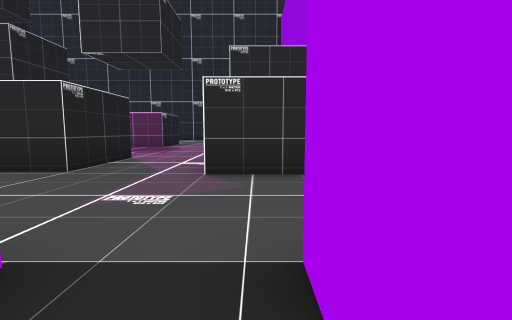
View 1 (above)

23 first-person views from a walk through a scene from a Unity 3-D project. The camera is 1.4 m above the floor, tilts 6° down and sees 85° across. The floor is counted in squares, 2 m on a side. Each view is taken from the middle of a square. On the plan, view 1 faces up. The plan holds only what a view shows up to about 9 squares ahead; the rest is blank. The place goes on beyond the plan. Some animated figures are not drawn. Door leaves are left out, so doorways stand open.

View 2
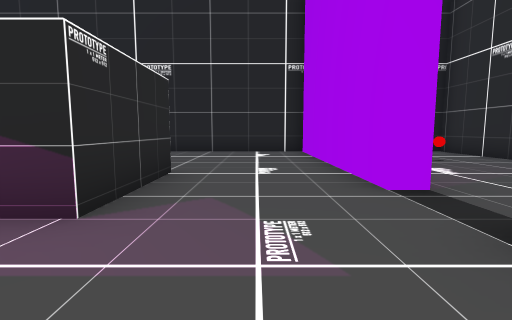

View 3
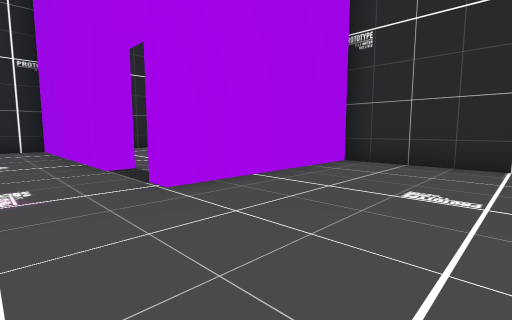

View 4
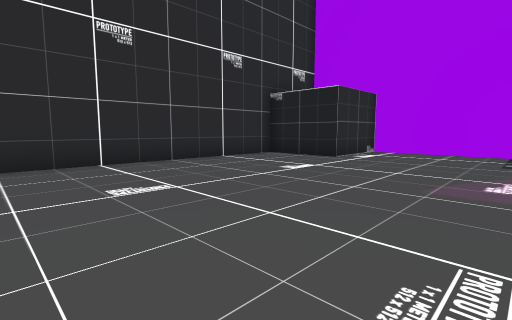

View 5
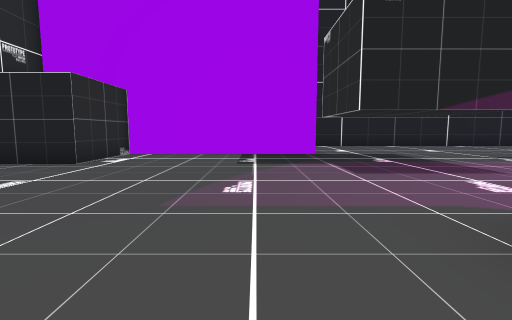

View 6
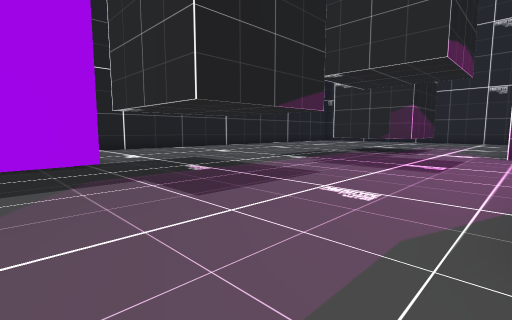

View 7
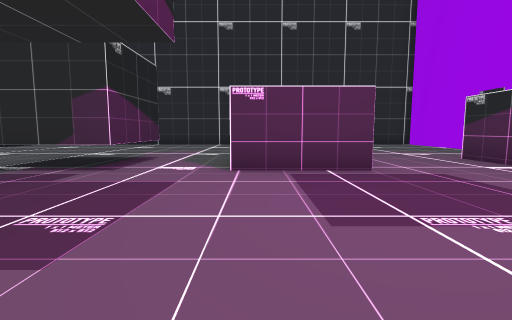

View 8
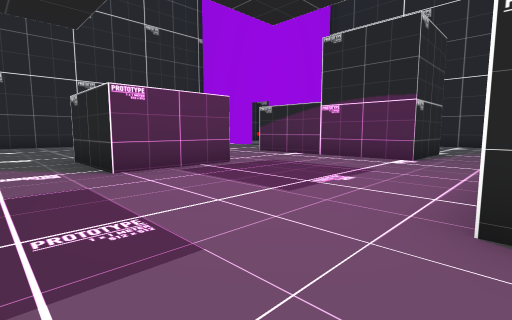

View 9
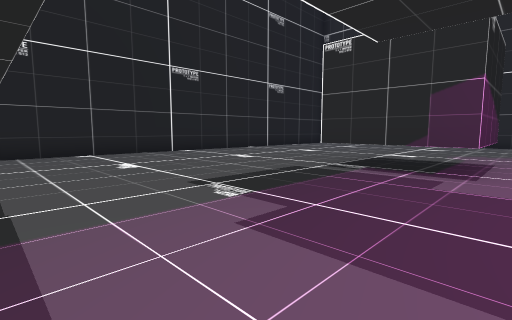

View 10
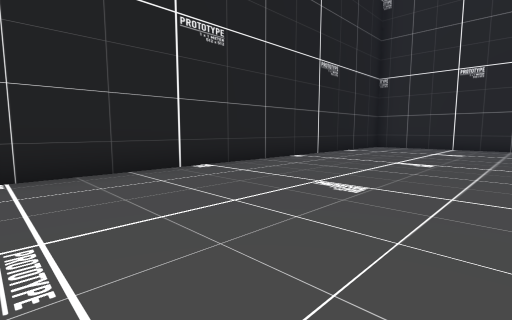

View 11
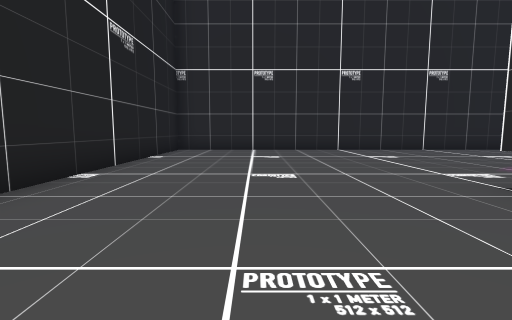

View 12
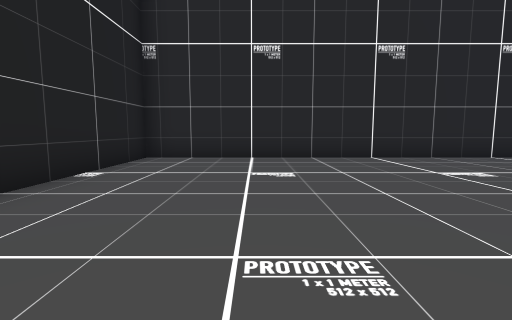

View 13
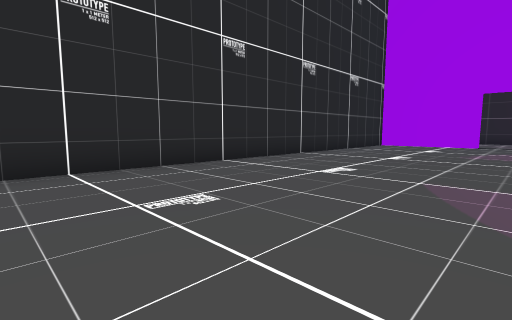

View 14
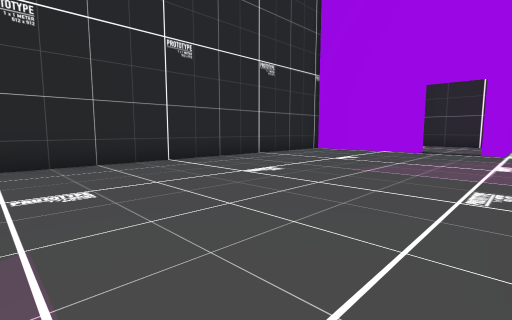

View 15
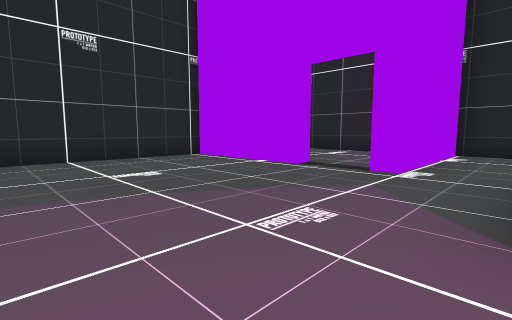

View 16
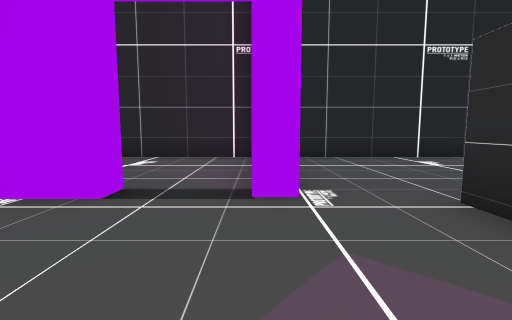

View 17
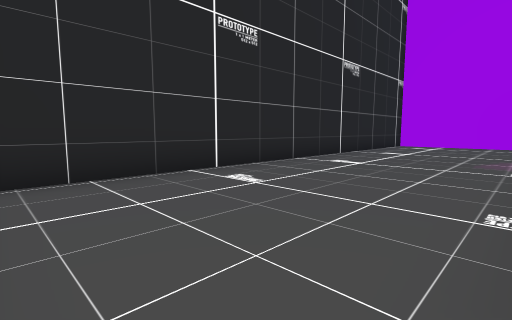

View 18
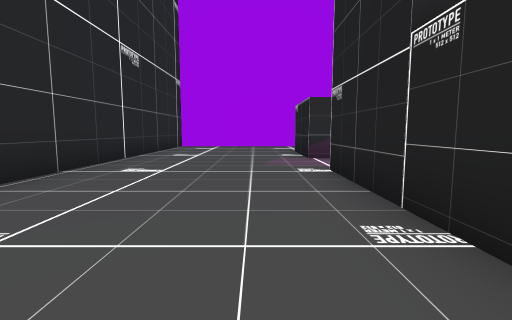

View 19
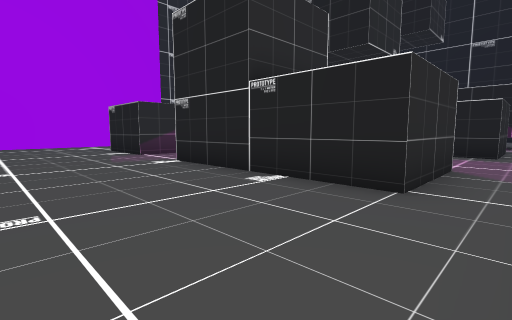

View 20
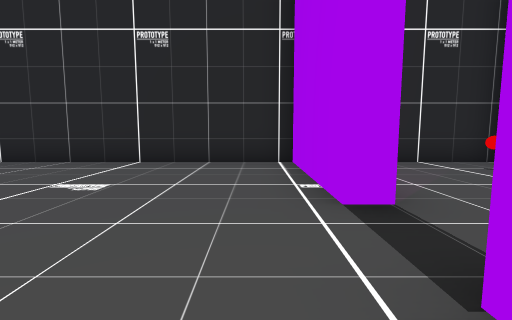

View 21
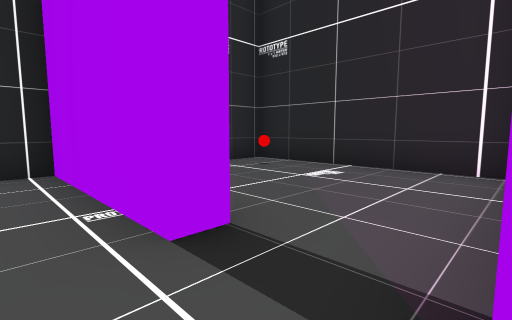

View 22
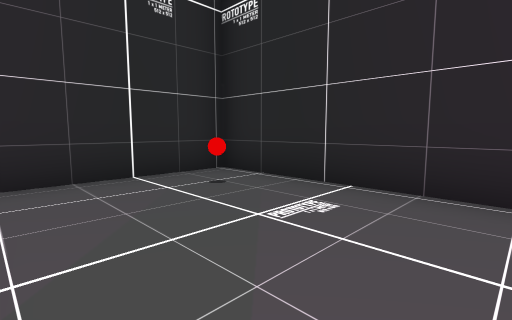

View 23
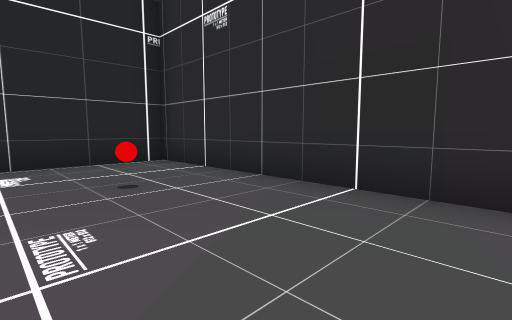

### Floor plan
Key: @ floor where view 1 was taken; # wall or solid block; . floor; D open door; B red ball; T thing the floor can be seen under or through.
Columns run from 17 left of view 1 to 7 right of it. Each row starts with its distance up from view 1.
 22 #########################
 21 #..................#....#
 20 #..................#..B.#
 19 #..................#....#
 18 #..................#....#
 17 #..................D....#
 16 #..................D#####
 15 #.......................#
 14 #.....T #..###...##.....#
 13 #.....  T..###...##.....#
 12 #.....TTT..###...##.....#
 11 #................##.....#
 10 #................##.....#
  9 #................##.....#
  8 #.......................#
  7 #...........##...##.....#
  6   .......... #...##.....#
  5    ......... #...##.....#
  4     DD..................
  3      D..................
  2     #...................#
  1     #...........DD#######
  0     #...........#@......#
 -1     ####........#....B..#
 -2        #........#.......#
 -3        #........#.......#
 -4        ##################

Where each view was taken, in squares from view 1:
view 1: 0 up, 0 right, facing up
view 2: 3 up, 3 left, facing right
view 3: 3 up, 5 left, facing down-right
view 4: 3 up, 3 left, facing down-left
view 5: 3 up, 4 left, facing left
view 6: 3 up, 6 left, facing up-left
view 7: 7 up, 6 left, facing up
view 8: 7 up, 8 left, facing up-right
view 9: 7 up, 8 left, facing up-left
view 10: 9 up, 12 left, facing up-left
view 11: 11 up, 14 left, facing up
view 12: 14 up, 14 left, facing up
view 13: 16 up, 12 left, facing up-right
view 14: 15 up, 8 left, facing up-right
view 15: 14 up, 3 left, facing up-right
view 16: 16 up, 1 left, facing right
view 17: 15 up, 2 right, facing down-right
view 18: 14 up, 3 right, facing down
view 19: 15 up, 5 right, facing down-left
view 20: 15 up, 1 right, facing up
view 21: 16 up, 1 right, facing up-right
view 22: 17 up, 3 right, facing up-right
view 23: 0 up, 0 right, facing down-right
